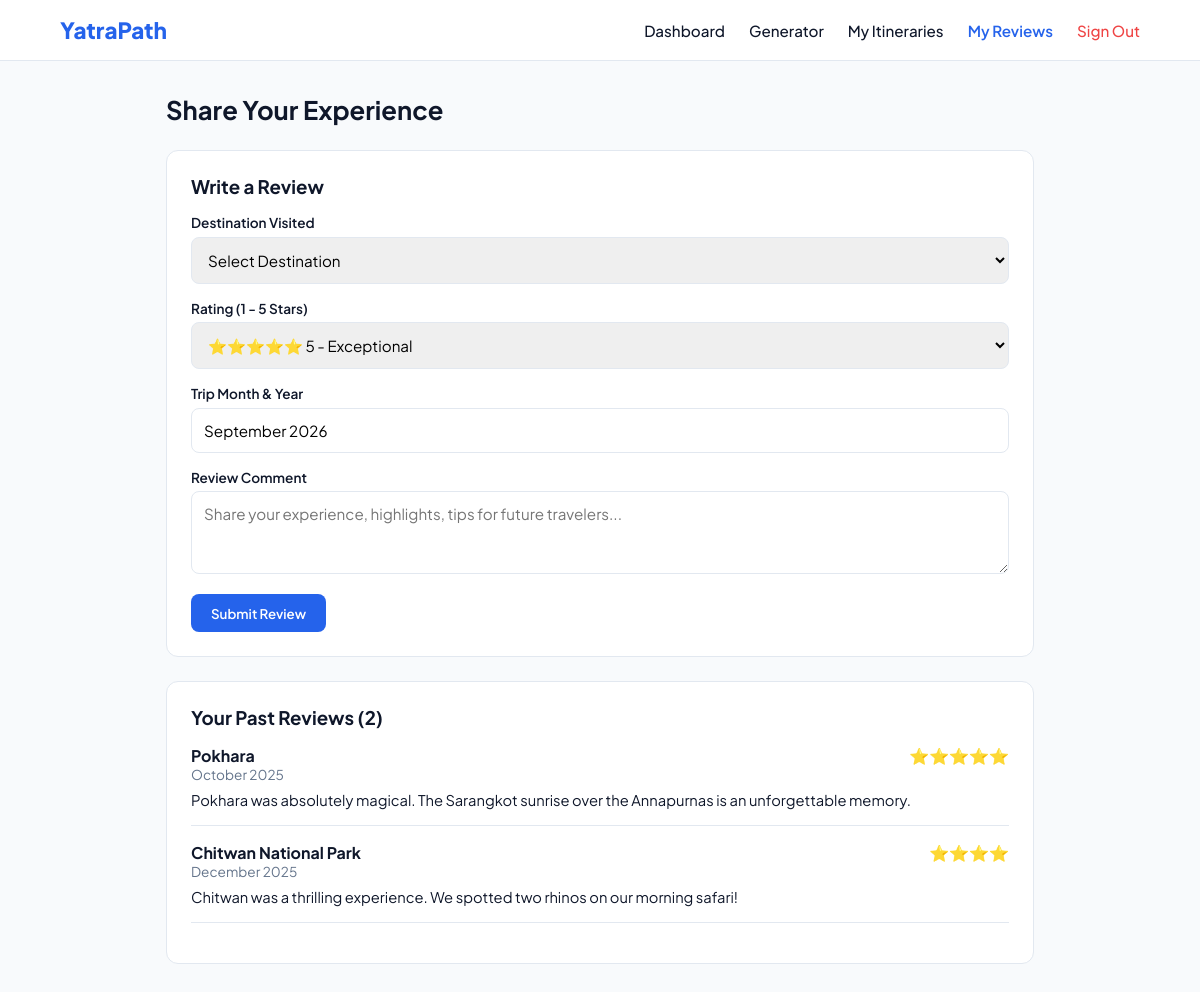
Page /user/reviews.php (signed in) on the committed database.
### tables this page shows
CREATE TABLE `reviews` (
    `id` INT AUTO_INCREMENT PRIMARY KEY,
    `user_id` INT NOT NULL,
    `destination_id` INT NOT NULL,
    `rating` TINYINT NOT NULL CHECK (`rating` BETWEEN 1 AND 5),
    `comment` TEXT NOT NULL,
    `trip_month_year` VARCHAR(20) NOT NULL,
    `created_at` TIMESTAMP DEFAULT CURRENT_TIMESTAMP,
    CONSTRAINT `fk_reviews_user`
        FOREIGN KEY (`user_id`) REFERENCES `users` (`id`)
        ON DELETE CASCADE ON UPDATE CASCADE,
    CONSTRAINT `fk_reviews_destination`
        FOREIGN KEY (`destination_id`) REFERENCES `destinations` (`id`)
        ON DELETE CASCADE ON UPDATE CASCADE,
    INDEX `idx_reviews_destination` (`destination_id`),
    INDEX `idx_reviews_user` (`user_id`)
);

CREATE TABLE `destinations` (
    `id` INT AUTO_INCREMENT PRIMARY KEY,
    `name` VARCHAR(150) NOT NULL,
    `region` ENUM('Himalayan', 'Hilly', 'Terai') NOT NULL,
    `description` TEXT NOT NULL,
    `avg_cost_per_day` DECIMAL(10,2) NOT NULL DEFAULT 3000.00,
    `suitable_seasons` VARCHAR(150) NOT NULL,  
    `latitude` DECIMAL(10,7) NOT NULL,
    `longitude` DECIMAL(10,7) NOT NULL,
    `image_url` VARCHAR(255) DEFAULT NULL,
    `avg_rating` DECIMAL(3,2) NOT NULL DEFAULT 5.00,
    `total_reviews` INT NOT NULL DEFAULT 0,
    `created_at` TIMESTAMP DEFAULT CURRENT_TIMESTAMP,
    `updated_at` TIMESTAMP DEFAULT CURRENT_TIMESTAMP ON UPDATE CURRENT_TIMESTAMP,
    INDEX `idx_dest_region` (`region`),
    INDEX `idx_dest_rating` (`avg_rating`)
);

### user/reviews.php (the view, shortened to what this page needs)
<?php
$db = Database::getInstance()->getConnection();
$userId = getCurrentUserId();
$myReviewsStmt = $db->prepare("
    SELECT r.*, d.name as destination_name
    FROM reviews r
    JOIN destinations d ON r.destination_id = d.id
    WHERE r.user_id = ?
    ORDER BY r.created_at DESC
");
$myReviewsStmt->execute([$userId]);
$myReviews = $myReviewsStmt->fetchAll();
?>
<!DOCTYPE html>
<html lang="en">
<head>
</head>
<body>
    <header class="navbar">
        <a href="../homepage.php" class="logo">YatraPath</a>
        <nav class="nav-links">
            <a href="dashboard.php">Dashboard</a>
            <a href="generator.php">Generator</a>
            <a href="itineraries.php">My Itineraries</a>
            <a href="reviews.php" style="color: var(--primary); font-weight:600;">My Reviews</a>
            <a href="../api/auth/logout.php" style="color: #ef4444;">Sign Out</a>
        </nav>
    </header>
    <main class="container">
        <h1 style="font-size: 1.6rem; margin-bottom: 1.5rem;">Share Your Experience</h1>
        <div class="card">
            <h3 style="margin-bottom: 1rem;">Write a Review</h3>
            <form method="POST">
                <div>
                    <label>Destination Visited</label>
                    <select name="destination_id" required>
                        <option value="">Select Destination</option>
                    </select>
                </div>
                <div>
                    <label>Rating (1 - 5 Stars)</label>
                    <select name="rating">
                        <option value="5">⭐⭐⭐⭐⭐ 5 - Exceptional</option>
                    </select>
                </div>
                <div>
                    <label>Trip Month & Year</label>
                    <input type="text" name="trip_date" placeholder="e.g. October 2025" value="<?= date('F Y') ?>" required>
                </div>
                <div>
                    <label>Review Comment</label>
                    <textarea name="comment" rows="3" placeholder="Share your experience, highlights, tips for future travelers..." required></textarea>
                </div>
                <button type="submit" class="btn">Submit Review</button>
            </form>
        </div>
        <section class="card">
            <h3 style="margin-bottom: 1rem;">Your Past Reviews (<?= count($myReviews) ?>)</h3>
            <?php if (empty($myReviews)): ?>
                <p style="color: var(--muted);">You haven't posted any reviews yet.</p>
            <?php else: ?>
                <?php foreach ($myReviews as $r): ?>
                    <div style="border-bottom: 1px solid var(--border); padding-bottom: 1rem; margin-bottom: 1rem;">
                        <div style="display: flex; justify-content: space-between;">
                            <strong><?= htmlspecialchars($r['destination_name']) ?></strong>
                            <span><?= str_repeat('⭐', (int)$r['rating']) ?></span>
                        </div>
                        <div style="color: var(--muted); font-size: 0.85rem; margin-bottom: 0.5rem;"><?= htmlspecialchars($r['trip_month_year']) ?></div>
                        <p style="font-size: 0.92rem;"><?= htmlspecialchars($r['comment']) ?></p>
                    </div>
                <?php endforeach; ?>
            <?php endif; ?>
        </section>
    </main>
</body>
</html>

### user/reviews.php (style rules this page uses)
:root { --primary: #2563eb; --bg: #f8fafc; --card: #ffffff; --border: #e2e8f0; --text: #0f172a; --muted: #64748b; }
* { box-sizing: border-box; margin: 0; padding: 0; font-family: 'Plus Jakarta Sans', sans-serif; }
body { background: var(--bg); color: var(--text); padding-bottom: 3rem; }
.navbar { display: flex; justify-content: space-between; align-items: center; padding: 1rem 5%; background: #fff; border-bottom: 1px solid var(--border); }
.logo { font-size: 1.4rem; font-weight: 800; color: var(--primary); text-decoration: none; }
.nav-links { display: flex; gap: 1.5rem; align-items: center; }
.nav-links a { text-decoration: none; color: var(--text); font-weight: 500; font-size: 0.95rem; }
.container { max-width: 900px; margin: 2rem auto; padding: 0 1rem; }
.card { background: #fff; border: 1px solid var(--border); border-radius: 12px; padding: 1.5rem; margin-bottom: 1.5rem; }
label { display: block; font-weight: 600; font-size: 0.85rem; margin-bottom: 0.35rem; }
input, select, textarea { width: 100%; padding: 0.75rem; border-radius: 8px; border: 1px solid var(--border); font-size: 0.95rem; margin-bottom: 1rem; }
.btn { padding: 0.65rem 1.25rem; border-radius: 8px; background: var(--primary); color: #fff; border: none; font-weight: 600; cursor: pointer; }

### rows in the picture
reviews: destination.name "Pokhara", rating "⭐⭐⭐⭐⭐", trip_month_year "October 2025", comment "Pokhara was absolutely magical. The Sarangkot sunrise over the Annapurnas is an unforgettable memory."
reviews: destination.name "Chitwan National Park", rating "⭐⭐⭐⭐", trip_month_year "December 2025", comment "Chitwan was a thrilling experience. We spotted two rhinos on our morning safari!"

### other values in the picture
count($myReviews) "2"
